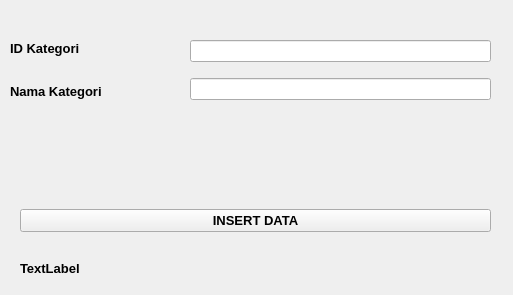
<?xml version="1.0" encoding="UTF-8"?>
<ui version="4.0">
 <class>Kategori</class>
 <widget class="QWidget" name="Kategori">
  <property name="geometry">
   <rect>
    <x>0</x>
    <y>0</y>
    <width>513</width>
    <height>295</height>
   </rect>
  </property>
  <property name="windowTitle">
   <string>Form</string>
  </property>
  <widget class="QWidget" name="horizontalLayoutWidget">
   <property name="geometry">
    <rect>
     <x>20</x>
     <y>200</y>
     <width>471</width>
     <height>41</height>
    </rect>
   </property>
   <layout class="QHBoxLayout" name="horizontalLayout">
    <item>
     <widget class="QPushButton" name="pushButtonInsert">
      <property name="font">
       <font>
        <pointsize>10</pointsize>
        <weight>75</weight>
        <bold>true</bold>
       </font>
      </property>
      <property name="text">
       <string>INSERT DATA</string>
      </property>
     </widget>
    </item>
   </layout>
  </widget>
  <widget class="QLabel" name="labelResult">
   <property name="geometry">
    <rect>
     <x>20</x>
     <y>260</y>
     <width>471</width>
     <height>16</height>
    </rect>
   </property>
   <property name="font">
    <font>
     <pointsize>10</pointsize>
     <weight>75</weight>
     <bold>true</bold>
    </font>
   </property>
   <property name="text">
    <string>TextLabel</string>
   </property>
  </widget>
  <widget class="QWidget" name="verticalLayoutWidget">
   <property name="geometry">
    <rect>
     <x>10</x>
     <y>30</y>
     <width>151</width>
     <height>80</height>
    </rect>
   </property>
   <layout class="QVBoxLayout" name="verticalLayout">
    <item>
     <widget class="QLabel" name="labelId">
      <property name="font">
       <font>
        <pointsize>10</pointsize>
        <weight>75</weight>
        <bold>true</bold>
       </font>
      </property>
      <property name="text">
       <string>ID Kategori</string>
      </property>
     </widget>
    </item>
    <item>
     <widget class="QLabel" name="labelName">
      <property name="font">
       <font>
        <pointsize>10</pointsize>
        <weight>75</weight>
        <bold>true</bold>
       </font>
      </property>
      <property name="text">
       <string>Nama Kategori</string>
      </property>
     </widget>
    </item>
   </layout>
  </widget>
  <widget class="QWidget" name="verticalLayoutWidget_2">
   <property name="geometry">
    <rect>
     <x>190</x>
     <y>30</y>
     <width>301</width>
     <height>80</height>
    </rect>
   </property>
   <layout class="QVBoxLayout" name="verticalLayout_2">
    <item>
     <widget class="QLineEdit" name="lineEditId"/>
    </item>
    <item>
     <widget class="QLineEdit" name="lineEditName"/>
    </item>
   </layout>
  </widget>
 </widget>
 <resources/>
 <connections/>
</ui>
